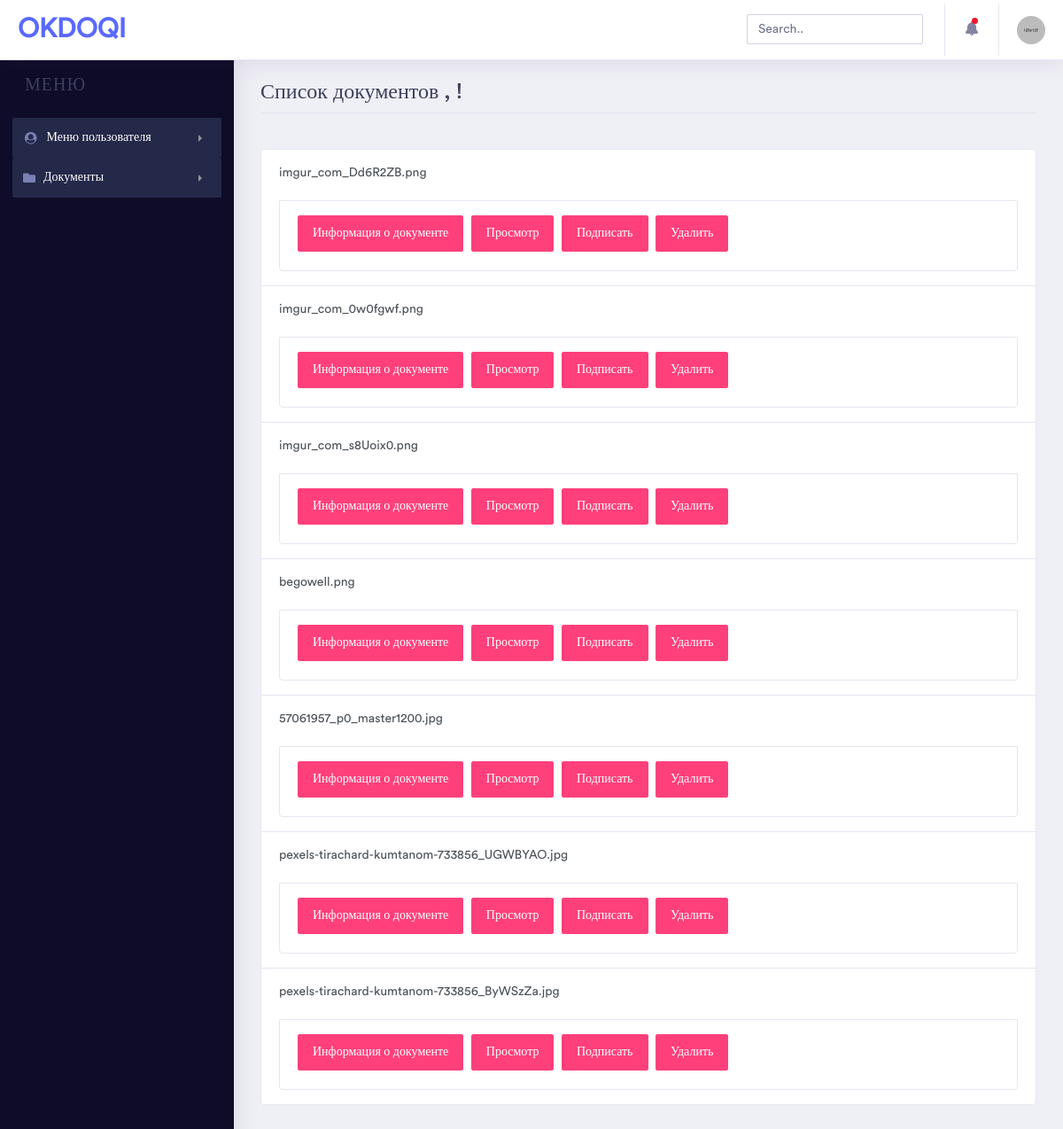
The app's page /home/all_docs/, older data.
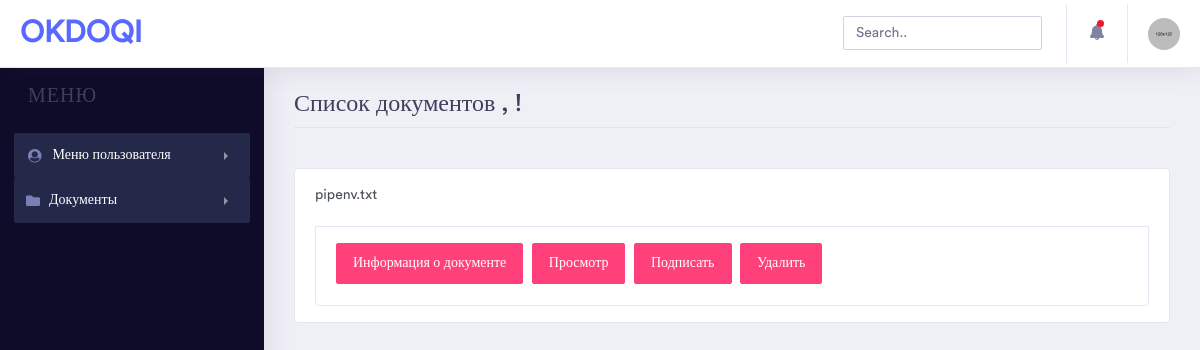
The same page, newer data.
### home/models.py (models this page shows, shortened)
class add_Doc(models.Model):
    title = models.CharField('Наименование документа',max_length=150)
    user_upload = models.CharField('Добавил',max_length=150,null=True)
    create_datetime = models.DateTimeField(('Дата добавления'), auto_now=False, auto_now_add=True)
    action_name = models.CharField(("Действие"), max_length=50,default="")
    file_url = models.CharField(("Ссылка на документ"), max_length=50,default="")

### home/views.py (the view)
# urls.py: path('home/all_docs/', views.all_docs,name='all_docs'),
def all_docs(request):
    all_add_doc = add_Doc.objects.all()
    return render(request,'home/all_docs.html', {'all_add_doc': all_add_doc})

### templates/home/all_docs.html (shortened to what this page needs)
 {% extends 'base_home.html' %} &nbsp;
 {%block menuname%}Список документов , {{ request.user.first_name }} {{ request.user.last_name }} !{%endblock%}
 {% block content %}
{% load static %}
<div class="list-group">
 {%for el in all_add_doc %}
<div class="list-group-item list-group-item-action">
    <p>{{el.title}} </p>
    <div class="list-group-item list-group-item-action">
        <a href="" class="btn btn-space btn-secondary">Информация о документе</a>
        <a href="{{ el.file_url }}" class="btn btn-space btn-secondary">Просмотр</a>
        <a href="" class="btn btn-space btn-secondary">Подписать</a>
        <a href="" class="btn btn-space btn-secondary">Удалить</a>
    </div>
</div>
        {%endfor%}
</div>
{% endblock %}

Row changes from the older to the newer data that the page shows:
removed add_Doc: title "imgur_com_Dd6R2ZB.png"
removed add_Doc: title "imgur_com_0w0fgwf.png"
removed add_Doc: title "imgur_com_s8Uoix0.png"
removed add_Doc: title "begowell.png"
removed add_Doc: title "57061957_p0_master1200.jpg"
removed add_Doc: title "pexels-tirachard-kumtanom-733856_UGWBYAO.jpg"
removed add_Doc: title "pexels-tirachard-kumtanom-733856_ByWSzZa.jpg"
added add_Doc: title "pipenv.txt"
